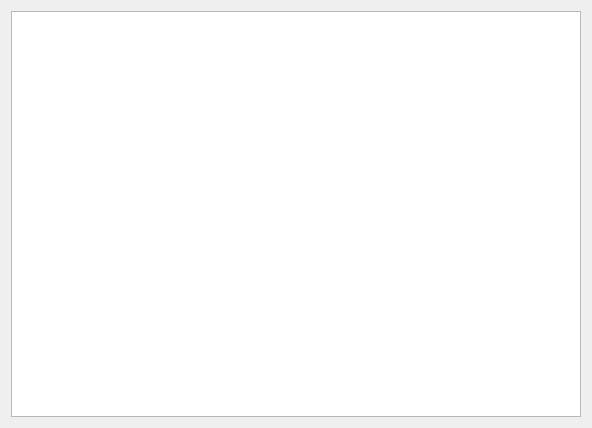
<?xml version="1.0" encoding="UTF-8"?>
<ui version="4.0">
 <class>PeriodicTable</class>
 <widget class="QWidget" name="PeriodicTable">
  <property name="geometry">
   <rect>
    <x>0</x>
    <y>0</y>
    <width>592</width>
    <height>428</height>
   </rect>
  </property>
  <property name="windowTitle">
   <string>Таблица Химических Элементов</string>
  </property>
  <layout class="QGridLayout" name="gridLayout">
   <item row="0" column="0">
    <widget class="QTableView" name="periodicTable_tv"/>
   </item>
  </layout>
 </widget>
 <layoutdefault spacing="6" margin="11"/>
 <resources/>
 <connections/>
</ui>
